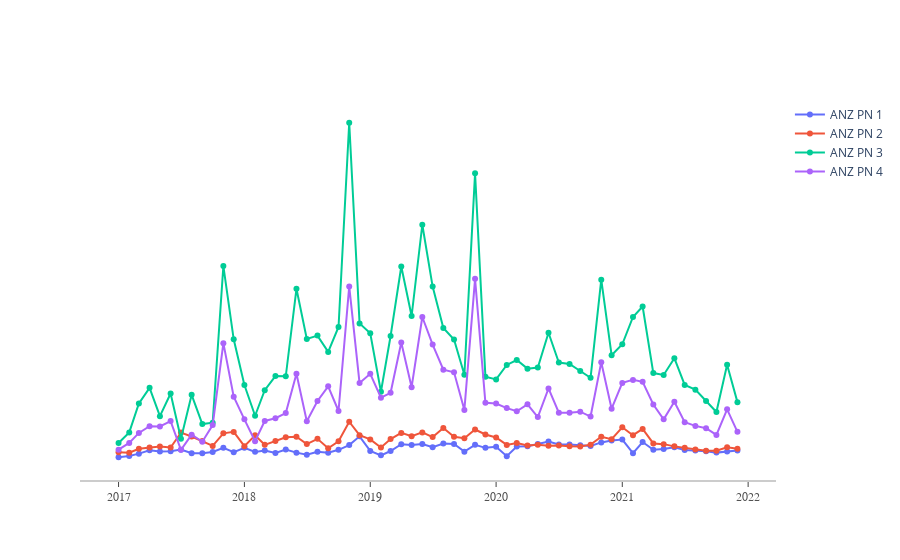

Notebook code for this chart:
### Code cell
# Create traces
fig = go.Figure()

for i in range(Off_take_Forecast.index.min(),4):
    y0 = Off_take_Forecast.loc[i,:][1:].to_numpy().astype(np.int)
    fig.add_trace(go.Scatter(x=x0, y=y0,
                    mode='lines+markers', name=Off_take_Forecast['in tin'][i]))

fig.update_layout(
    xaxis=dict(
        showline=True,
        showgrid=False,
        showticklabels=True,
        linecolor='rgb(204, 204, 204)',
        linewidth=2,
        ticks='outside',
        tickfont=dict(
            family='Arial',
            size=12,
            color='rgb(82, 82, 82)',
        ),
    ),
    yaxis=dict(
        showgrid=False,
        zeroline=False,
        showline=False,
        showticklabels=False,
    ),
    plot_bgcolor='white'
)

fig.show()
